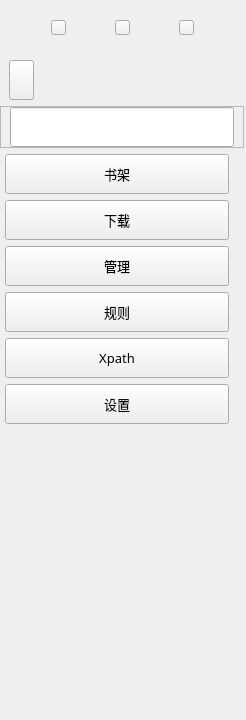
    <widget class="QWidget" name="widget_main_left" native="true">
     <property name="minimumSize">
      <size>
       <width>246</width>
       <height>720</height>
      </size>
     </property>
     <property name="maximumSize">
      <size>
       <width>246</width>
       <height>720</height>
      </size>
     </property>
     <property name="styleSheet">
      <string notr="true"/>
     </property>
     <property name="inputMethodHints">
      <set>Qt::ImhNone</set>
     </property>
     <layout class="QVBoxLayout" name="vlayout_main_left" stretch="0,0">
      <property name="spacing">
       <number>7</number>
      </property>
      <property name="sizeConstraint">
       <enum>QLayout::SetDefaultConstraint</enum>
      </property>
      <property name="leftMargin">
       <number>0</number>
      </property>
      <property name="topMargin">
       <number>11</number>
      </property>
      <property name="rightMargin">
       <number>0</number>
      </property>
      <property name="bottomMargin">
       <number>11</number>
      </property>
      <item alignment="Qt::AlignTop">
       <widget class="QFrame" name="frame_main_top">
        <property name="frameShape">
         <enum>QFrame::NoFrame</enum>
        </property>
        <property name="frameShadow">
         <enum>QFrame::Raised</enum>
        </property>
        <layout class="QHBoxLayout" name="hlayout_main_top">
         <property name="spacing">
          <number>7</number>
         </property>
         <item>
          <widget class="QPushButton" name="btn_green">
           <property name="enabled">
            <bool>true</bool>
           </property>
           <property name="minimumSize">
            <size>
             <width>15</width>
             <height>15</height>
            </size>
           </property>
           <property name="maximumSize">
            <size>
             <width>15</width>
             <height>15</height>
            </size>
           </property>
           <property name="text">
            <string/>
           </property>
           <property name="iconSize">
            <size>
             <width>15</width>
             <height>15</height>
            </size>
           </property>
          </widget>
         </item>
         <item>
          <widget class="QPushButton" name="btn_yellow">
           <property name="enabled">
            <bool>true</bool>
           </property>
           <property name="minimumSize">
            <size>
             <width>15</width>
             <height>15</height>
            </size>
           </property>
           <property name="maximumSize">
            <size>
             <width>15</width>
             <height>15</height>
            </size>
           </property>
           <property name="text">
            <string/>
           </property>
          </widget>
         </item>
         <item>
          <widget class="QPushButton" name="btn_red">
           <property name="enabled">
            <bool>true</bool>
           </property>
           <property name="minimumSize">
            <size>
             <width>15</width>
             <height>15</height>
            </size>
           </property>
           <property name="maximumSize">
            <size>
             <width>15</width>
             <height>15</height>
            </size>
           </property>
           <property name="text">
            <string/>
           </property>
          </widget>
         </item>
        </layout>
       </widget>
      </item>
      <item alignment="Qt::AlignLeft">
       <widget class="QFrame" name="frame_main_down">
        <property name="minimumSize">
         <size>
          <width>224</width>
          <height>0</height>
         </size>
        </property>
        <property name="styleSheet">
         <string notr="true"/>
        </property>
        <property name="frameShape">
         <enum>QFrame::NoFrame</enum>
        </property>
        <property name="frameShadow">
         <enum>QFrame::Raised</enum>
        </property>
        <layout class="QVBoxLayout" name="vlayout_main_down">
         <property name="leftMargin">
          <number>0</number>
         </property>
         <property name="rightMargin">
          <number>0</number>
         </property>
         <item alignment="Qt::AlignLeft">
          <widget class="QFrame" name="frame_main_down_lessmore">
           <property name="minimumSize">
            <size>
             <width>0</width>
             <height>0</height>
            </size>
           </property>
           <property name="maximumSize">
            <size>
             <width>16777215</width>
             <height>16777215</height>
            </size>
           </property>
           <property name="font">
            <font>
             <family>Microsoft YaHei</family>
            </font>
           </property>
           <property name="styleSheet">
            <string notr="true"/>
           </property>
           <property name="frameShape">
            <enum>QFrame::NoFrame</enum>
           </property>
           <property name="frameShadow">
            <enum>QFrame::Raised</enum>
           </property>
           <layout class="QHBoxLayout" name="hlayout_main_down_lessmore">
            <property name="spacing">
             <number>0</number>
            </property>
            <property name="topMargin">
             <number>0</number>
            </property>
            <property name="bottomMargin">
             <number>0</number>
            </property>
            <item>
             <widget class="QPushButton" name="btn_lessmore">
              <property name="minimumSize">
               <size>
                <width>0</width>
                <height>40</height>
               </size>
              </property>
              <property name="maximumSize">
               <size>
                <width>25</width>
                <height>40</height>
               </size>
              </property>
              <property name="font">
               <font>
                <family>Microsoft YaHei</family>
                <pointsize>10</pointsize>
               </font>
              </property>
              <property name="cursor">
               <cursorShape>PointingHandCursor</cursorShape>
              </property>
              <property name="styleSheet">
               <string notr="true"/>
              </property>
              <property name="text">
               <string/>
              </property>
              <property name="icon">
               <iconset resource="../Resource/novel.qrc">
                <normaloff>:/icon/icon/moreOperation48.png</normaloff>:/icon/icon/moreOperation48.png</iconset>
              </property>
              <property name="iconSize">
               <size>
                <width>20</width>
                <height>20</height>
               </size>
              </property>
             </widget>
            </item>
           </layout>
          </widget>
         </item>
         <item>
          <widget class="QFrame" name="frame_main_down_search">
           <property name="font">
            <font>
             <family>Microsoft YaHei</family>
            </font>
           </property>
           <property name="frameShape">
            <enum>QFrame::StyledPanel</enum>
           </property>
           <property name="frameShadow">
            <enum>QFrame::Raised</enum>
           </property>
           <layout class="QHBoxLayout" name="hlayout_main_down_search">
            <property name="leftMargin">
             <number>9</number>
            </property>
            <property name="topMargin">
             <number>0</number>
            </property>
            <property name="bottomMargin">
             <number>0</number>
            </property>
            <item>
             <widget class="QLineEdit" name="lineEdit_search">
              <property name="minimumSize">
               <size>
                <width>224</width>
                <height>40</height>
               </size>
              </property>
              <property name="maximumSize">
               <size>
                <width>224</width>
                <height>40</height>
               </size>
              </property>
              <property name="font">
               <font>
                <family>Microsoft YaHei</family>
                <pointsize>-1</pointsize>
                <weight>50</weight>
                <italic>false</italic>
                <bold>false</bold>
               </font>
              </property>
              <property name="styleSheet">
               <string notr="true"/>
              </property>
              <property name="inputMethodHints">
               <set>Qt::ImhNone</set>
              </property>
              <property name="text">
               <string/>
              </property>
              <property name="dragEnabled">
               <bool>false</bool>
              </property>
              <property name="readOnly">
               <bool>false</bool>
              </property>
              <property name="clearButtonEnabled">
               <bool>false</bool>
              </property>
             </widget>
            </item>
           </layout>
          </widget>
         </item>
         <item>
          <widget class="QFrame" name="frame_main_down_bookshelf">
           <property name="font">
            <font>
             <family>Microsoft YaHei</family>
            </font>
           </property>
           <property name="styleSheet">
            <string notr="true">border-left-width:5px;
border-left-style:solid;
border-left-color:transparent;</string>
           </property>
           <property name="frameShape">
            <enum>QFrame::NoFrame</enum>
           </property>
           <property name="frameShadow">
            <enum>QFrame::Raised</enum>
           </property>
           <layout class="QHBoxLayout" name="hlayout_main_down_bookshelf">
            <property name="spacing">
             <number>0</number>
            </property>
            <property name="leftMargin">
             <number>0</number>
            </property>
            <property name="topMargin">
             <number>0</number>
            </property>
            <property name="bottomMargin">
             <number>0</number>
            </property>
            <item>
             <widget class="QPushButton" name="btn_main">
              <property name="minimumSize">
               <size>
                <width>80</width>
                <height>40</height>
               </size>
              </property>
              <property name="maximumSize">
               <size>
                <width>224</width>
                <height>40</height>
               </size>
              </property>
              <property name="font">
               <font>
                <family>Microsoft YaHei</family>
                <pointsize>10</pointsize>
               </font>
              </property>
              <property name="cursor">
               <cursorShape>PointingHandCursor</cursorShape>
              </property>
              <property name="layoutDirection">
               <enum>Qt::LeftToRight</enum>
              </property>
              <property name="styleSheet">
               <string notr="true"/>
              </property>
              <property name="text">
               <string>书架</string>
              </property>
              <property name="icon">
               <iconset resource="../Resource/novel.qrc">
                <normaloff>:/icon/icon/home48.png</normaloff>:/icon/icon/home48.png</iconset>
              </property>
              <property name="iconSize">
               <size>
                <width>20</width>
                <height>20</height>
               </size>
              </property>
             </widget>
            </item>
           </layout>
          </widget>
         </item>
         <item>
          <widget class="QFrame" name="frame_main_down_download">
           <property name="font">
            <font>
             <family>Microsoft YaHei</family>
            </font>
           </property>
           <property name="styleSheet">
            <string notr="true">border-left-width:5px;
border-left-style:solid;
border-left-color:transparent;</string>
           </property>
           <property name="frameShape">
            <enum>QFrame::NoFrame</enum>
           </property>
           <property name="frameShadow">
            <enum>QFrame::Raised</enum>
           </property>
           <layout class="QHBoxLayout" name="hlayout_main_down_download">
            <property name="spacing">
             <number>0</number>
            </property>
            <property name="leftMargin">
             <number>0</number>
            </property>
            <property name="topMargin">
             <number>0</number>
            </property>
            <property name="bottomMargin">
             <number>0</number>
            </property>
            <item>
             <widget class="QPushButton" name="btn_download">
              <property name="minimumSize">
               <size>
                <width>224</width>
                <height>40</height>
               </size>
              </property>
              <property name="maximumSize">
               <size>
                <width>80</width>
                <height>40</height>
               </size>
              </property>
              <property name="font">
               <font>
                <family>Microsoft YaHei</family>
                <pointsize>10</pointsize>
               </font>
              </property>
              <property name="cursor">
               <cursorShape>PointingHandCursor</cursorShape>
              </property>
              <property name="text">
               <string>下载</string>
              </property>
              <property name="icon">
               <iconset resource="../Resource/novel.qrc">
                <normaloff>:/icon/icon/download48.png</normaloff>:/icon/icon/download48.png</iconset>
              </property>
              <property name="iconSize">
               <size>
                <width>20</width>
                <height>20</height>
               </size>
              </property>
             </widget>
            </item>
           </layout>
          </widget>
         </item>
         <item>
          <widget class="QFrame" name="frame_main_down_manage">
           <property name="font">
            <font>
             <family>Microsoft YaHei</family>
            </font>
           </property>
           <property name="styleSheet">
            <string notr="true">border-left-width:5px;
border-left-style:solid;
border-left-color:transparent;</string>
           </property>
           <property name="frameShape">
            <enum>QFrame::NoFrame</enum>
           </property>
           <property name="frameShadow">
            <enum>QFrame::Raised</enum>
           </property>
           <layout class="QHBoxLayout" name="hlayout_main_down_download_3">
            <property name="spacing">
             <number>0</number>
            </property>
            <property name="leftMargin">
             <number>0</number>
            </property>
            <property name="topMargin">
             <number>0</number>
            </property>
            <property name="bottomMargin">
             <number>0</number>
            </property>
            <item>
             <widget class="QPushButton" name="btn_manage">
              <property name="minimumSize">
               <size>
                <width>224</width>
                <height>40</height>
               </size>
              </property>
              <property name="maximumSize">
               <size>
                <width>80</width>
                <height>40</height>
               </size>
              </property>
              <property name="font">
               <font>
                <family>Microsoft YaHei</family>
                <pointsize>10</pointsize>
               </font>
              </property>
              <property name="cursor">
               <cursorShape>PointingHandCursor</cursorShape>
              </property>
              <property name="text">
               <string>管理</string>
              </property>
              <property name="icon">
               <iconset resource="../Resource/novel.qrc">
                <normaloff>:/icon/icon/manage48.png</normaloff>:/icon/icon/manage48.png</iconset>
              </property>
              <property name="iconSize">
               <size>
                <width>20</width>
                <height>20</height>
               </size>
              </property>
             </widget>
            </item>
           </layout>
          </widget>
         </item>
         <item>
          <widget class="QFrame" name="frame_main_down_rule">
           <property name="font">
            <font>
             <family>Microsoft YaHei</family>
            </font>
           </property>
           <property name="styleSheet">
            <string notr="true">border-left-width:5px;
border-left-style:solid;
border-left-color:transparent;</string>
           </property>
           <property name="frameShape">
            <enum>QFrame::NoFrame</enum>
           </property>
           <property name="frameShadow">
            <enum>QFrame::Raised</enum>
           </property>
           <layout class="QHBoxLayout" name="hlayout_main_down_rule">
            <property name="spacing">
             <number>0</number>
            </property>
            <property name="leftMargin">
             <number>0</number>
            </property>
            <property name="topMargin">
             <number>0</number>
            </property>
            <property name="bottomMargin">
             <number>0</number>
            </property>
            <item>
             <widget class="QPushButton" name="btn_rule">
              <property name="minimumSize">
               <size>
                <width>224</width>
                <height>40</height>
               </size>
              </property>
              <property name="maximumSize">
               <size>
                <width>80</width>
                <height>40</height>
               </size>
              </property>
              <property name="font">
               <font>
                <family>Microsoft YaHei</family>
                <pointsize>10</pointsize>
               </font>
              </property>
              <property name="cursor">
               <cursorShape>PointingHandCursor</cursorShape>
              </property>
              <property name="styleSheet">
               <string notr="true"/>
              </property>
              <property name="text">
               <string>规则</string>
              </property>
              <property name="icon">
               <iconset resource="../Resource/novel.qrc">
                <normaloff>:/icon/icon/rule48.png</normaloff>:/icon/icon/rule48.png</iconset>
              </property>
              <property name="iconSize">
               <size>
                <width>20</width>
                <height>20</height>
               </size>
              </property>
             </widget>
            </item>
           </layout>
          </widget>
         </item>
         <item>
          <widget class="QFrame" name="frame_main_down_xpath">
           <property name="font">
            <font>
             <family>Microsoft YaHei</family>
            </font>
           </property>
           <property name="styleSheet">
            <string notr="true">border-left-width:5px;
border-left-style:solid;
border-left-color:transparent;</string>
           </property>
           <property name="frameShape">
            <enum>QFrame::NoFrame</enum>
           </property>
           <property name="frameShadow">
            <enum>QFrame::Raised</enum>
           </property>
           <layout class="QHBoxLayout" name="hlayout_main_down_xpath">
            <property name="spacing">
             <number>0</number>
            </property>
            <property name="leftMargin">
             <number>0</number>
            </property>
            <property name="topMargin">
             <number>0</number>
            </property>
            <property name="bottomMargin">
             <number>0</number>
            </property>
            <item>
             <widget class="QPushButton" name="btn_xpath">
              <property name="minimumSize">
               <size>
                <width>224</width>
                <height>40</height>
               </size>
              </property>
              <property name="maximumSize">
               <size>
                <width>80</width>
                <height>40</height>
               </size>
              </property>
              <property name="font">
               <font>
                <family>Microsoft YaHei</family>
                <pointsize>10</pointsize>
               </font>
              </property>
              <property name="cursor">
               <cursorShape>PointingHandCursor</cursorShape>
              </property>
              <property name="styleSheet">
               <string notr="true"/>
              </property>
              <property name="text">
               <string>Xpath</string>
              </property>
              <property name="icon">
               <iconset resource="../Resource/novel.qrc">
                <normaloff>:/icon/icon/xpath48.png</normaloff>:/icon/icon/xpath48.png</iconset>
              </property>
              <property name="iconSize">
               <size>
                <width>20</width>
                <height>20</height>
               </size>
              </property>
             </widget>
            </item>
           </layout>
          </widget>
         </item>
         <item>
          <widget class="QFrame" name="frame_main_down_setting">
           <property name="font">
            <font>
             <family>Microsoft YaHei</family>
            </font>
           </property>
           <property name="styleSheet">
            <string notr="true">border-left-width:5px;
border-left-style:solid;
border-left-color:transparent;</string>
           </property>
           <property name="frameShape">
            <enum>QFrame::NoFrame</enum>
           </property>
           <property name="frameShadow">
            <enum>QFrame::Raised</enum>
           </property>
           <layout class="QHBoxLayout" name="hlayout_main_down_setting">
            <property name="spacing">
             <number>0</number>
            </property>
            <property name="leftMargin">
             <number>0</number>
            </property>
            <property name="topMargin">
             <number>0</number>
            </property>
            <property name="bottomMargin">
             <number>0</number>
            </property>
            <item>
             <widget class="QPushButton" name="btn_setting">
              <property name="minimumSize">
               <size>
                <width>224</width>
                <height>40</height>
               </size>
              </property>
              <property name="maximumSize">
               <size>
                <width>80</width>
                <height>40</height>
               </size>
              </property>
              <property name="font">
               <font>
                <family>Microsoft YaHei</family>
                <pointsize>10</pointsize>
               </font>
              </property>
              <property name="cursor">
               <cursorShape>PointingHandCursor</cursorShape>
              </property>
              <property name="text">
               <string>设置</string>
              </property>
              <property name="icon">
               <iconset resource="../Resource/novel.qrc">
                <normaloff>:/icon/icon/setting48.png</normaloff>:/icon/icon/setting48.png</iconset>
              </property>
              <property name="iconSize">
               <size>
                <width>20</width>
                <height>20</height>
               </size>
              </property>
             </widget>
            </item>
           </layout>
          </widget>
         </item>
         <item>
          <spacer name="vSpacer_main_down">
           <property name="orientation">
            <enum>Qt::Vertical</enum>
           </property>
           <property name="sizeHint" stdset="0">
            <size>
             <width>20</width>
             <height>40</height>
            </size>
           </property>
          </spacer>
         </item>
        </layout>
       </widget>
      </item>
     </layout>
    </widget>
